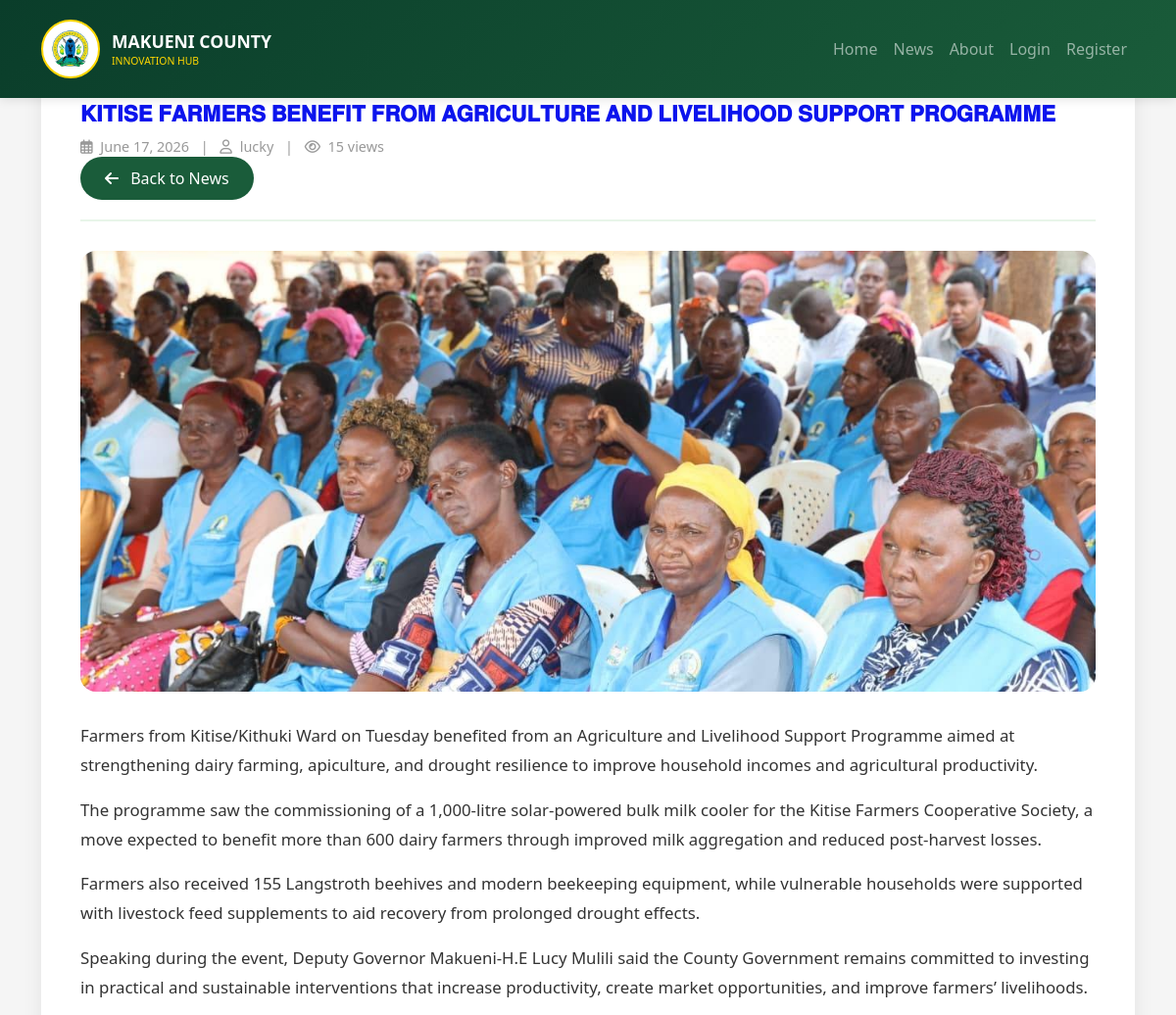
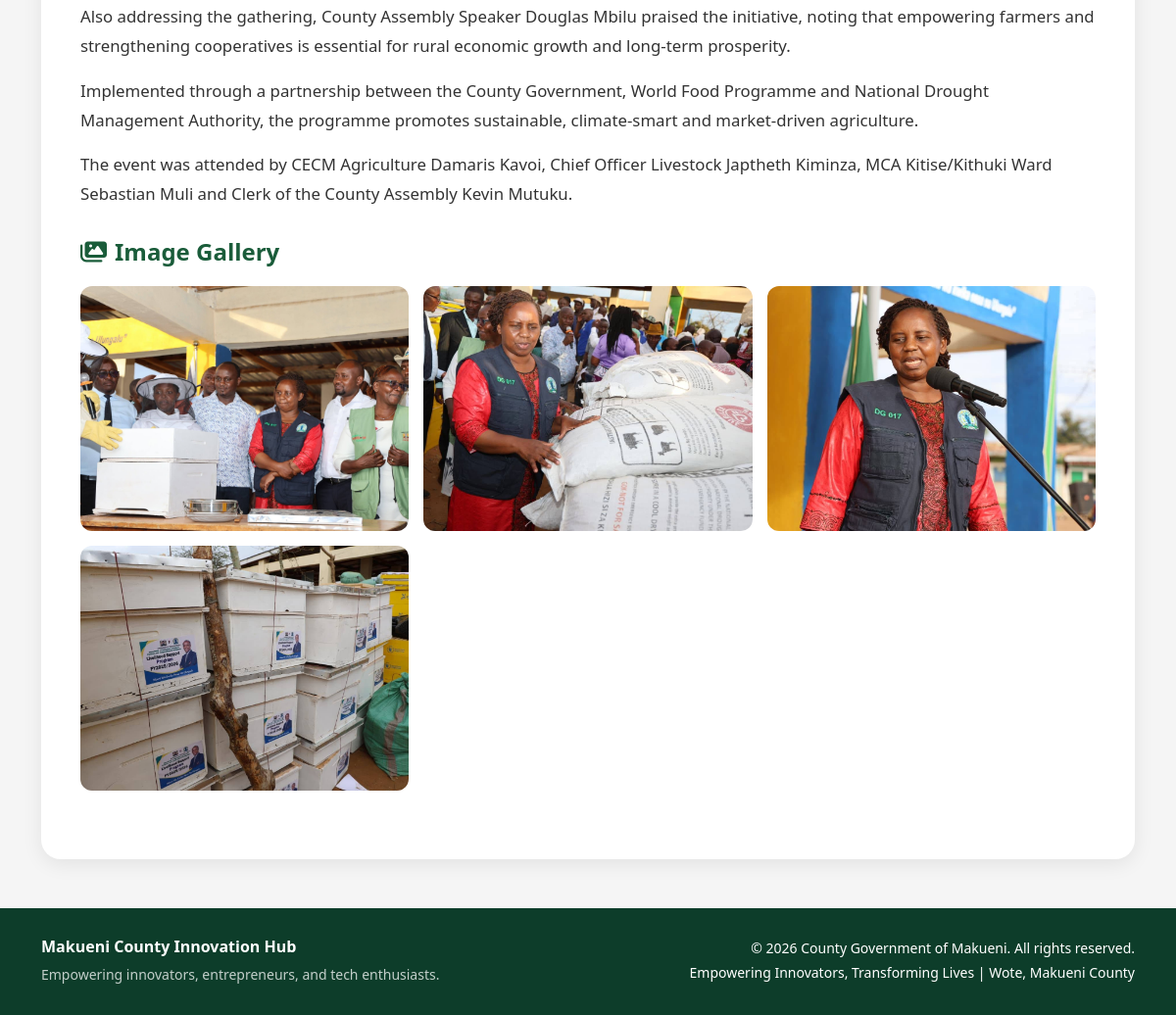
Screenshot of /news_detail.php?id=2 with the database file from the repository (2 pictures, top to bottom).
### tables this page shows
CREATE TABLE `news` (
  `id` int(11) NOT NULL,
  `title` varchar(255) NOT NULL,
  `title_color` varchar(20) DEFAULT '#1a5c3a' COMMENT 'Custom title color for user side',
  `title_font_size` varchar(10) DEFAULT '28px' COMMENT 'Custom font size for user side',
  `slug` varchar(255) NOT NULL,
  `content` text NOT NULL,
  `summary` varchar(500) DEFAULT NULL,
  `featured_image` varchar(255) DEFAULT NULL COMMENT 'Main featured image',
  `image_height` varchar(20) DEFAULT '400px' COMMENT 'Uniform image height for display',
  `featured_image_height` varchar(20) DEFAULT '400px',
  `gallery_image_height` varchar(20) DEFAULT '250px',
  `category` varchar(50) DEFAULT 'general',
  `status` varchar(20) DEFAULT 'draft',
  `views` int(11) DEFAULT 0,
  `created_by` int(11) DEFAULT NULL,
  `created_at` timestamp NOT NULL DEFAULT current_timestamp(),
  `updated_at` timestamp NULL DEFAULT NULL,
  `published_at` timestamp NULL DEFAULT NULL,
  `deleted_at` timestamp NULL DEFAULT NULL
);

CREATE TABLE `users` (
  `id` int(11) NOT NULL,
  `username` varchar(50) NOT NULL,
  `email` varchar(100) NOT NULL,
  `password` varchar(255) NOT NULL,
  `full_name` varchar(100) NOT NULL,
  `phone` varchar(20) DEFAULT NULL,
  `avatar` varchar(255) DEFAULT NULL,
  `role` enum('admin','user') DEFAULT 'user',
  `is_active` tinyint(1) DEFAULT 1,
  `created_at` timestamp NOT NULL DEFAULT current_timestamp(),
  `updated_at` timestamp NOT NULL DEFAULT current_timestamp() ON UPDATE current_timestamp(),
  `reset_token` varchar(255) DEFAULT NULL,
  `reset_token_expiry` datetime DEFAULT NULL,
  `last_password_change` datetime DEFAULT NULL
);

CREATE TABLE `news_gallery` (
  `id` int(11) NOT NULL,
  `news_id` int(11) NOT NULL COMMENT 'Reference to news article',
  `image_path` varchar(255) NOT NULL COMMENT 'Path to gallery image',
  `caption` varchar(255) DEFAULT NULL COMMENT 'Optional image caption',
  `sort_order` int(11) DEFAULT 0 COMMENT 'Order of display',
  `created_at` timestamp NOT NULL DEFAULT current_timestamp()
);

### news_detail.php (the view, shortened to what this page needs)
<?php
require_once 'config/database.php';
function getCategoryBadge($category) {
    $colors = [
        'agriculture' => 'success',
        'county_attorney' => 'primary',
        'devolution' => 'info',
        'finance' => 'warning',
        'gender' => 'danger',
        'health' => 'danger',
        'ict' => 'primary',
        'infrastructure' => 'secondary',
        'lands' => 'success',
        'trade' => 'warning',
        'water' => 'info',
        'governor' => 'dark',
        'general' => 'secondary'
    ];
    return $colors[$category] ?? 'secondary';
}
$news_id = isset($_GET['id']) ? (int)$_GET['id'] : 0;
$news = null;
if($news_id > 0) {
    try {
        $stmt = $pdo->prepare("
            SELECT n.*, u.username as author
            FROM news n
            LEFT JOIN users u ON n.created_by = u.id
            WHERE n.id = ? AND n.deleted_at IS NULL AND n.status = 'published'
        ");
        $stmt->execute([$news_id]);
        $news = $stmt->fetch();
    } catch(PDOException $e) {
        $news = null;
    }
}
$stmt = $pdo->prepare("SELECT * FROM news_gallery WHERE news_id = ? ORDER BY sort_order ASC");
$stmt->execute([$news_id]);
$gallery_images = $stmt->fetchAll();
$featured_image_height = $news['featured_image_height'] ?? '400px';
$gallery_image_height = $news['gallery_image_height'] ?? $news['image_height'] ?? '250px';
$title_color = $news['title_color'] ?? '#1a5c3a';
$title_font_size = $news['title_font_size'] ?? '32px';
$category_color = getCategoryBadge($news['category'] ?? 'general');
?>
<!DOCTYPE html>
<html lang="en">
<head>
    <link href="https://cdn.jsdelivr.net/npm/bootstrap@5.3.0/dist/css/bootstrap.min.css" rel="stylesheet">
    <link rel="stylesheet" href="https://cdnjs.cloudflare.com/ajax/libs/font-awesome/6.4.0/css/all.min.css">
</head>
<body>
    <nav class="navbar navbar-expand-lg navbar-dark fixed-top">
        <div class="container">
            <a class="navbar-brand" href="index.php">
                <img src="assets/images/logo/makueni-logo.png" alt="Makueni County Logo" class="county-logo" onerror="this.style.display='none'">
                <div>
                    <div class="brand-title">MAKUENI COUNTY</div>
                    <div class="brand-subtitle">INNOVATION HUB</div>
                </div>
            </a>
            <div class="collapse navbar-collapse" id="navbarNav">
                <ul class="navbar-nav ms-auto">
                    <li class="nav-item"><a class="nav-link" href="index.php">Home</a></li>
                    <li class="nav-item"><a class="nav-link" href="news.php">News</a></li>
                    <li class="nav-item"><a class="nav-link" href="about.php">About</a></li>
                    <?php if(isset($_SESSION['user_id'])): ?>
                        <li class="nav-item"><a class="nav-link" href="user/dashboard.php">Dashboard</a></li>
                        <li class="nav-item"><a class="nav-link" href="logout.php">Logout</a></li>
                    <?php else: ?>
                        <li class="nav-item"><a class="nav-link" href="login.php">Login</a></li>
                        <li class="nav-item"><a class="nav-link" href="register.php">Register</a></li>
                    <?php endif; ?>
                </ul>
            </div>
        </div>
    </nav>
    <div class="container">
        <div class="article-container">
            <div class="article-header">
                <div class="d-flex justify-content-between align-items-start flex-wrap">
                    <div>
                        <span class="badge bg-<?php echo $category_color; ?> mb-2">
                        </span>
                        <h1 class="article-title" style="color: <?php echo $title_color; ?>; font-size: <?php echo $title_font_size; ?>;">
                            <?php echo htmlspecialchars($news['title']); ?>
                        </h1>
                        <div class="article-meta">
                            <i class="far fa-calendar-alt me-1"></i> <?php echo date('F d, Y', strtotime($news['created_at'])); ?>
                            <span class="mx-2">|</span>
                            <i class="far fa-user me-1"></i> <?php echo htmlspecialchars($news['author'] ?? 'Admin'); ?>
                            <span class="mx-2">|</span>
                            <i class="far fa-eye me-1"></i> <?php echo $news['views']; ?> views
                        </div>
                    </div>
                    <a href="news.php" class="back-btn mt-2 mt-md-0">
                        <i class="fas fa-arrow-left me-2"></i> Back to News
                    </a>
                </div>
            </div>
            <?php if($news['featured_image']): ?>
                <img src="<?php echo htmlspecialchars($news['featured_image']); ?>"
                     alt="<?php echo htmlspecialchars($news['title']); ?>"
                     class="featured-image"
                     style="height: <?php echo $featured_image_height; ?>;">
            <?php endif; ?>
            <div class="article-content">
                <?php
                $content = html_entity_decode($news['content'], ENT_QUOTES | ENT_HTML5, 'UTF-8');
                echo $content;
                ?>
            </div>
            <?php if(!empty($gallery_images)): ?>
            <div class="gallery-section">
                <h4 class="fw-bold" style="color: #1a5c3a; margin-bottom: 20px;">
                    <i class="fas fa-images me-2"></i>Image Gallery
                </h4>
                <div class="gallery-grid">
                    <?php foreach($gallery_images as $img): ?>
                    <div>
                        <img src="<?php echo htmlspecialchars($img['image_path']); ?>"
                             alt="<?php echo htmlspecialchars($img['caption'] ?? 'Gallery Image'); ?>"
                             style="height: <?php echo $gallery_image_height; ?>;"
                             onclick="openLightbox(<?php echo $img['id']; ?>)"
                             loading="lazy">
                    </div>
                    <?php endforeach; ?>
                </div>
            </div>
            <?php endif; ?>
        </div>
    </div>
    <footer>
        <div class="container">
            <div class="row">
                <div class="col-md-6">
                    <h6 class="fw-bold">Makueni County Innovation Hub</h6>
                    <p class="small opacity-75">Empowering innovators, entrepreneurs, and tech enthusiasts.</p>
                </div>
                <div class="col-md-6 text-md-end">
                    <p class="small mb-0">&copy; <?php echo date('Y'); ?> County Government of Makueni. All rights reserved.</p>
                    <p class="small mt-1">Empowering Innovators, Transforming Lives | Wote, Makueni County</p>
                </div>
            </div>
        </div>
    </footer>
</body>
</html>

### news_detail.php (style rules this page uses)
* { margin: 0; padding: 0; box-sizing: border-box; }
body { background: #f5f5f5; font-family: 'Segoe UI', Tahoma, Geneva, Verdana, sans-serif; }
.navbar { background: linear-gradient(135deg, #0a3d2a, #1a5c3a); padding: 15px 0; box-shadow: 0 2px 10px rgba(0,0,0,0.1); }
.navbar-brand { display: flex; align-items: center; }
.county-logo { height: 60px; width: 60px; margin-right: 12px; background: white; border-radius: 50%; padding: 8px; object-fit: contain; border: 2px solid #FFD700; }
.brand-title { font-size: 1.1rem; font-weight: 700; color: white; }
.brand-subtitle { font-size: 0.65rem; color: #FFD700; }
.article-container { background: white; border-radius: 20px; padding: 40px; margin: 30px 0; box-shadow: 0 5px 20px rgba(0,0,0,0.08); }
.article-header { border-bottom: 2px solid #e8f5e9; padding-bottom: 20px; margin-bottom: 30px; }
.article-title { font-weight: 700; margin-bottom: 10px; }
.article-meta { color: #999; font-size: 0.9rem; }
.article-content { font-size: 1.05rem; line-height: 1.8; color: #333; }
.article-content p { margin-bottom: 15px; }
.featured-image { width: 100%; object-fit: cover; border-radius: 16px; margin-bottom: 30px; }
.gallery-section { margin: 30px 0; }
.gallery-grid { display: grid; grid-template-columns: repeat(auto-fill, minmax(250px, 1fr)); gap: 15px; }
.gallery-grid img { width: 100%; object-fit: cover; border-radius: 12px; transition: transform 0.3s ease; cursor: pointer; }
.back-btn { background: #1a5c3a; color: white; border-radius: 30px; padding: 10px 25px; text-decoration: none; }
footer { background: #0d3d2a; color: white; padding: 30px 0 15px; margin-top: 50px; }

### rows the page displays
news: title "𝐊𝐈𝐓𝐈𝐒𝐄 𝐅𝐀𝐑𝐌𝐄𝐑𝐒 𝐁𝐄𝐍𝐄𝐅𝐈𝐓 𝐅𝐑𝐎𝐌 𝐀𝐆𝐑𝐈𝐂𝐔𝐋𝐓𝐔𝐑𝐄 𝐀𝐍𝐃 𝐋𝐈𝐕𝐄𝐋𝐈𝐇𝐎𝐎𝐃 𝐒𝐔𝐏𝐏𝐎𝐑𝐓 𝐏𝐑𝐎𝐆𝐑𝐀𝐌𝐌𝐄", created_at "June 17, 2026", users.username "lucky", views "15", featured_image (picture), content "Farmers from Kitise/Kithuki Ward on Tuesday benefited from an Agriculture and Livelihood Support Programme aimed at strengthening dairy farming, apiculture, and drought resilience to improve household incomes and agricultural productivity. The programme saw the commissioning of a 1,000-litre solar-powered bulk milk cooler for the Kitise Farmers Cooperative Society, a move expected to benefit more than 600 dairy farmers through improved milk aggregation and reduced post-harvest losses. Farmers also received 155 Langstroth beehives and modern beekeeping equipment, while vulnerable households were supported with livestock feed supplements to aid recovery from prolonged drought effects.…"
news_gallery: image_path (picture)
news_gallery: image_path (picture)
news_gallery: image_path (picture)
news_gallery: image_path (picture)
